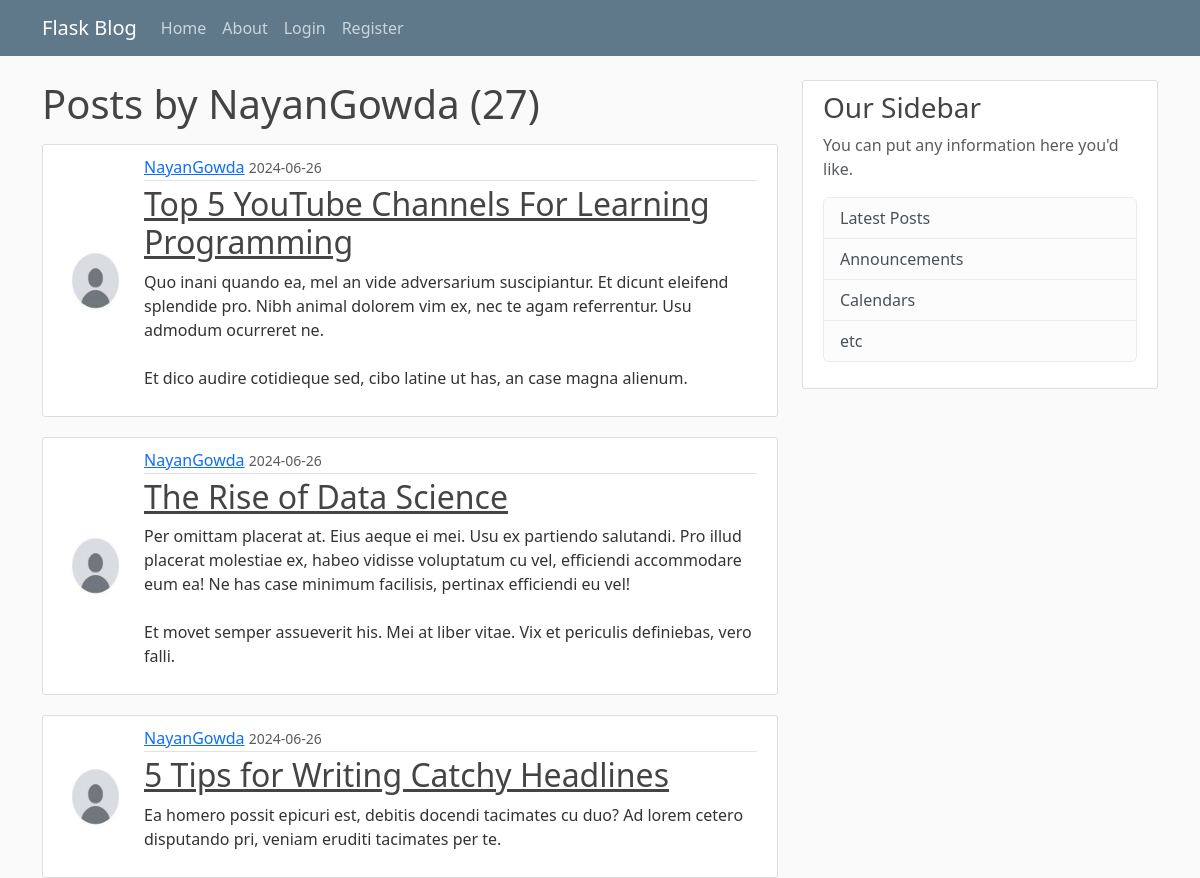
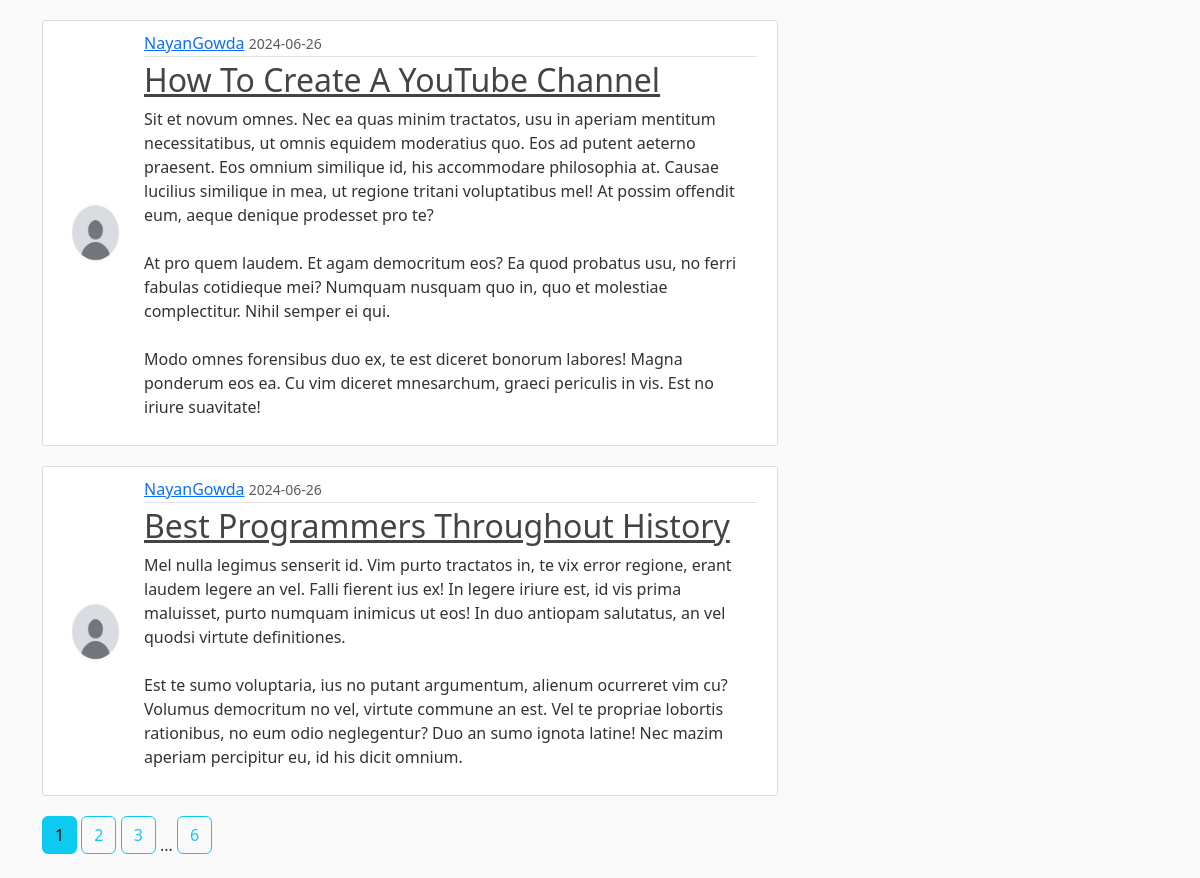
The page /user/NayanGowda on the database its author committed (2 pictures, top to bottom).
### flaskblog/models.py (models this page shows, shortened)
class User(db.Model, UserMixin):
    id = db.Column(db.Integer, primary_key=True)
    username = db.Column(db.String(20), unique=True, nullable=False)
    email = db.Column(db.String(120), unique=True, nullable=False)
    image = db.Column(db.String(20), nullable=False, default='default.jpg')
    password = db.Column(db.String(60), nullable=False)
    posts = db.relationship('Post', backref='author', lazy=True)

class Post(db.Model):
    id = db.Column(db.Integer, primary_key=True)
    title = db.Column(db.String(100), nullable=False)
    date_posted = db.Column(db.DateTime, nullable=False, default=datetime.utcnow)
    content = db.Column(db.Text, nullable=False)
    user_id = db.Column(db.Integer, db.ForeignKey('user.id'), nullable=False)

### flaskblog/routes.py (the view)
@app.route("/user/<string:username>")
def user_posts(username):
    page = request.args.get('page', 1, type=int)
    user = User.query.filter_by(username=username).first_or_404()
    posts = Post.query.filter_by(author=user)\
        .order_by(Post.date_posted.desc())\
        .paginate(page=page, per_page=5)
    return render_template('user_posts.html', posts=posts, user=user)

### flaskblog/templates/user_posts.html
{% extends "layout.html" %}
{% block content %}
    <h1 class="mb-3">Posts by {{ user.username }} ({{ posts.total }})</h1>
    {% for post in posts.items %}
        <article class="media content-section inline-media">
          <img class="rounded-circle article-img" src="{{ url_for('static', filename='profile_pics/' + post.author.image) }}">
          <div class="media-body">
            <div class="article-metadata">
              <a class="mr-2" href="{{ url_for('user_posts', username=post.author.username) }}">{{ post.author.username }}</a>
              <small class="text-muted">{{ post.date_posted.strftime('%Y-%m-%d') }}</small>
            </div>
            <h2><a class="article-title" href="{{ url_for('post', post_id=post.id) }}">{{ post.title }}</a></h2>
            <p class="article-content">{{ post.content }}</p>
          </div>
        </article>
    {% endfor %}
    {% for page_num in posts.iter_pages(left_edge=1, right_edge=1, left_current=1, right_current=2) %}
      {% if page_num %}
        {% if posts.page == page_num %}
          <a class="btn btn-info mb-4" href="{{ url_for('user_posts', username=user.username, page=page_num) }}">{{ page_num }}</a>
        {% else %}
          <a class="btn btn-outline-info mb-4" href="{{ url_for('user_posts', username=user.username, page=page_num) }}">{{ page_num }}</a>
        {% endif %}
      {% else %}
        ...
      {% endif %}
    {% endfor %}
{% endblock content %}

### flaskblog/static/main.css (style rules this page uses)
body { background: #fafafa; color: #333333; margin-top: 5rem; }
h1, h2, h3, h4, h5, h6 { color: #444444; }
.content-section { background: #ffffff; padding: 10px 20px; border: 1px solid #dddddd; border-radius: 3px; margin-bottom: 20px; }
.article-title { color: #444444; }
.article-content { white-space: pre-line; }
.article-img { height: 65px; width: 65px; margin-right: 16px; }
.article-metadata { padding-bottom: 1px; margin-bottom: 4px; border-bottom: 1px solid #e3e3e3 }
.inline-media { display: flex; align-items: center; }

### rows shown on the page
User: username "NayanGowda"
Post: image (placeholder picture), author.username "NayanGowda", date_posted "2024-06-26", title "Top 5 YouTube Channels For Learning Programming", content "Quo inani quando ea, mel an vide adversarium suscipiantur. Et dicunt eleifend splendide pro. Nibh animal dolorem vim ex, nec te agam referrentur. Usu admodum ocurreret ne. Et dico audire cotidieque sed, cibo latine ut has, an case magna alienum."
Post: image (placeholder picture), author.username "NayanGowda", date_posted "2024-06-26", title "The Rise of Data Science", content "Per omittam placerat at. Eius aeque ei mei. Usu ex partiendo salutandi. Pro illud placerat molestiae ex, habeo vidisse voluptatum cu vel, efficiendi accommodare eum ea! Ne has case minimum facilisis, pertinax efficiendi eu vel! Et movet semper assueverit his. Mei at liber vitae. Vix et periculis definiebas, vero falli."
Post: image (placeholder picture), author.username "NayanGowda", date_posted "2024-06-26", title "5 Tips for Writing Catchy Headlines", content "Ea homero possit epicuri est, debitis docendi tacimates cu duo? Ad lorem cetero disputando pri, veniam eruditi tacimates per te."
Post: image (placeholder picture), author.username "NayanGowda", date_posted "2024-06-26", title "How To Create A YouTube Channel", content "Sit et novum omnes. Nec ea quas minim tractatos, usu in aperiam mentitum necessitatibus, ut omnis equidem moderatius quo. Eos ad putent aeterno praesent. Eos omnium similique id, his accommodare philosophia at. Causae lucilius similique in mea, ut regione tritani voluptatibus mel! At possim offendit eum, aeque denique prodesset pro te? At pro quem laudem. Et agam democritum eos? Ea quod probatus usu, no ferri fabulas cotidieque mei? Numquam nusquam quo in, quo et molestiae complectitur. Nihil semper ei qui. Modo omnes forensibus duo ex, te est diceret bonorum labores! Magna ponderum eos ea. Cu vim diceret mnesarchum, graeci periculis in vis. Est no iriure suavitate!"
Post: image (placeholder picture), author.username "NayanGowda", date_posted "2024-06-26", title "Best Programmers Throughout History", content "Mel nulla legimus senserit id. Vim purto tractatos in, te vix error regione, erant laudem legere an vel. Falli fierent ius ex! In legere iriure est, id vis prima maluisset, purto numquam inimicus ut eos! In duo antiopam salutatus, an vel quodsi virtute definitiones. Est te sumo voluptaria, ius no putant argumentum, alienum ocurreret vim cu? Volumus democritum no vel, virtute commune an est. Vel te propriae lobortis rationibus, no eum odio neglegentur? Duo an sumo ignota latine! Nec mazim aperiam percipitur eu, id his dicit omnium."

### other values the page prints
{{ posts.total }} "27"
{{ page_num }} "1"
{{ page_num }} "2" "3" "6"
